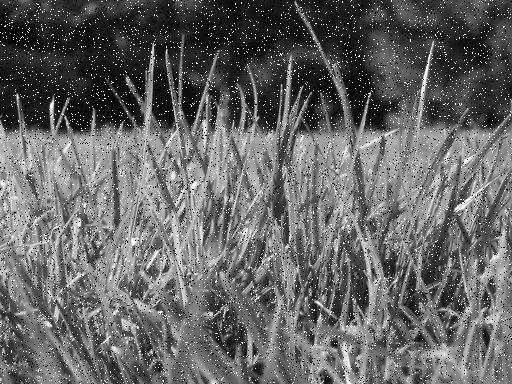
%> input picture Assignment_2/Part-1: Image Enhancement/images/image1_saltpepper.jpg, 512 x 384 px
$ octave main.m   (GNU Octave 9; MATLAB toolbox functions it lacks are replaced by stand-ins)
%> lines starting %> are read from the running program, lines starting %| are printed output that depends on the picture
### Assignment_2/Part-1: Image Enhancement/myPSNR.m
function [ PSNR ] = myPSNR( orig_image, approx_image )
    [h, w] = size(orig_image);
    mse = 1/(h*w) * sum(sum((orig_image - approx_image) .^ 2));
    PSNR = 20 * log10(max(max(orig_image))/sqrt(mse));
end

%%

### Assignment_2/Part-1: Image Enhancement/denoise.m
function [ imOut ] = denoise( image, kernel_type, varargin)

switch kernel_type
    case 'box'
        imOut = imboxfilt(image, varargin{1});
    case 'median'
        imOut = medfilt2(image, [varargin{1}, varargin{2}]);
    case 'gaussian'
        h = gauss2D(varargin{1}, varargin{2});
        imOut = imfilter(image, h);
end
end

### Assignment_2/Part-1: Image Enhancement/compute_gradient.m
function [Gx, Gy, im_magnitude,im_direction] = compute_gradient(image)
    sobel_x = [[1, 0, -1]; [2, 0, -2]; [1, 0, -1]];
    sobel_y = [[1, 2, 1]; [0, 0, 0]; [-1, -2, -1]];

    Gx = imfilter(image, sobel_x);
    Gy = imfilter(image, sobel_y);
    im_magnitude = sqrt(Gx .^ 2 + Gy .^ 2);
    im_direction = atan(Gy / Gx);
end

### Assignment_2/Part-1: Image Enhancement/compute_LoG.m
function imOut = compute_LoG(image, LOG_type)

switch LOG_type
    case 1
        %method 1
        g = fspecial('gaussian', 5, 0.5);
        h = fspecial('laplacian', 0.7);
        imOut = imfilter(imfilter(image, g), h);

    case 2
        %method 2
        h = fspecial('log', 5, 0.5);
        imOut = imfilter(image, h);
    case 3
        %method 3
        g = fspecial('gaussian', 5, 0.5);
        h = fspecial('gaussian', 5, 2);
        imOut = imfilter(image, h) - imfilter(image, g);
end
end

### Assignment_2/Part-1: Image Enhancement/gauss2D.m
function G = gauss2D( sigma , kernel_size )
   g = gauss1D(sigma, kernel_size);
   G = g' * g;
   G = G ./ sum(sum(G));
end

### Assignment_2/Part-1: Image Enhancement/gauss1D.m
function G = gauss1D( sigma , kernel_size )
    if mod(kernel_size, 2) == 0
        error('kernel_size must be odd, otherwise the filter will not have a center to convolve on')
    end
    x = -floor(kernel_size/2):floor(kernel_size/2);
    G = exp(- x.^2 ./ (2 * (sigma^2)));
    G = G ./ sum(G);

    % left-hand sight of the gaussian is just a scalar, since the kernel
    % needs to be normalized anyway this can be ommited.
end

### Assignment_2/Part-1: Image Enhancement/main.m
%%
J = im2double(imread('./images/image1_saltpepper.jpg'));
%> J: size 384x512 double; min 0, max 1, mean 0.399
I = im2double(imread('./images/image1.jpg'));
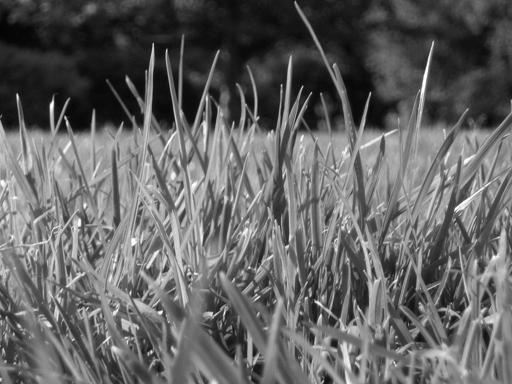
%> input picture Assignment_2/Part-1: Image Enhancement/images/image1.jpg, 512 x 384 px
%> I: size 384x512 double; min 0, max 1, mean 0.39

disp(myPSNR(I, J));
%> in myPSNR, `mse = 1/(h*w) * sum(sum((orig_image - approx_image) .^ 2));`: mse = 0.0245
%> in myPSNR, `PSNR = 20 * log10(max(max(orig_image))/sqrt(mse));`: PSNR = 16.11
%| 16.108

%%
J = im2double(imread('./images/image1_gaussian.jpg'));
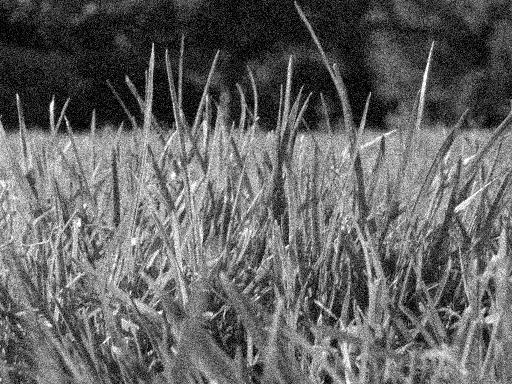
%> input picture Assignment_2/Part-1: Image Enhancement/images/image1_gaussian.jpg, 512 x 384 px
%> J: size 384x512 double; min 0, max 1, mean 0.392
I = im2double(imread('./images/image1.jpg'));

disp(myPSNR(I, J));
%| 20.584

%%
J = im2double(imread('./images/image1_saltpepper.jpg'));
I = im2double(imread('./images/image1_gaussian.jpg'));

denoised_box_3 = denoise(J, 'box', 3);
denoised_box_5 = denoise(J, 'box', 5);
denoised_box_7 = denoise(J, 'box', 7);

figure
subplot(2, 2, 1)
imshow(denoised_box_3);
subplot(2, 2, 2);
imshow(denoised_box_5);
subplot(2, 2, 3);
imshow(denoised_box_7);

disp('box salt pepper psnt')
disp(myPSNR(J, denoised_box_3));
%| 16.440
disp(myPSNR(J, denoised_box_5));
%| 15.793
disp(myPSNR(J, denoised_box_7));
%| 15.425

denoised_box_3 = denoise(I, 'box', 3);
denoised_box_5 = denoise(I, 'box', 5);
denoised_box_7 = denoise(I, 'box', 7);

figure
subplot(2, 2, 1)
imshow(denoised_box_3);
subplot(2, 2, 2);
imshow(denoised_box_5);
subplot(2, 2, 3);
imshow(denoised_box_7);

disp('box gaussian psnr')
disp(myPSNR(J, denoised_box_3));
%| 15.839
disp(myPSNR(J, denoised_box_5));
%| 15.604
disp(myPSNR(J, denoised_box_7));
%| 15.341

%%

denoised_median_3 = denoise(I, 'median', 3, 3);
denoised_median_5 = denoise(I, 'median', 5, 5);
denoised_median_7 = denoise(I, 'median', 7, 7);

figure
subplot(2, 2, 1)
imshow(denoised_box_3);
subplot(2, 2, 2);
imshow(denoised_box_5);
subplot(2, 2, 3);
imshow(denoised_box_7);

disp('median salt pepper psnt')
disp(myPSNR(J, denoised_box_3));
%| 15.839
disp(myPSNR(J, denoised_box_5));
%| 15.604
disp(myPSNR(J, denoised_box_7));
%| 15.341

figure
subplot(2, 2, 1)
imshow(denoised_box_3);
subplot(2, 2, 2);
imshow(denoised_box_5);
subplot(2, 2, 3);
imshow(denoised_box_7);

disp('median gaussian psnt')

disp(myPSNR(I, denoised_box_3));
%| 20.372
disp(myPSNR(I, denoised_box_5));
%| 19.192
disp(myPSNR(I, denoised_box_7));
%| 18.413

%%

sigmas = [0.5, 1, 2];

for i = 1:length(sigmas)
   kernell = gauss2D(sigmas(i), 7);
   denoised = imfilter(I, kernell);
   subplot(2, 2, i);
   imshow(denoised);
   disp(myPSNR(I, denoised));
end
%> this loop made 3 passes
%> (mse in myPSNR, PSNR in myPSNR) on passes 1 to 3: (0.00176, 27.56), (0.00839, 20.76), (0.0124, 19.05)
%| 27.555
%| 20.761
%| 19.053

%%

I = im2double(imread('./images/image1.jpg'));
[Gx, Gy, im_magnitude, im_direction] = compute_gradient(I);
%> in compute_gradient, `im_magnitude = sqrt(Gx .^ 2 + Gy .^ 2);`:
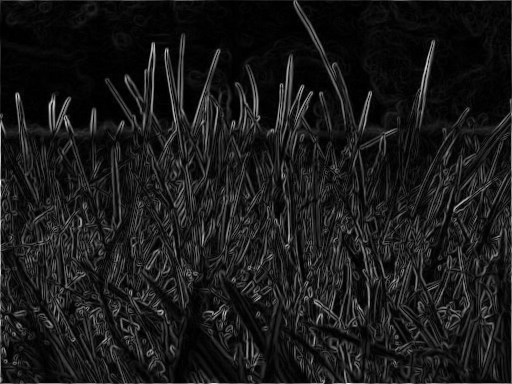
%> im_magnitude: size 384x512 double; min 0, max 3.99, mean 0.402; drawn with min black and max white
%> in compute_gradient, `im_direction = atan(Gy / Gx);`:
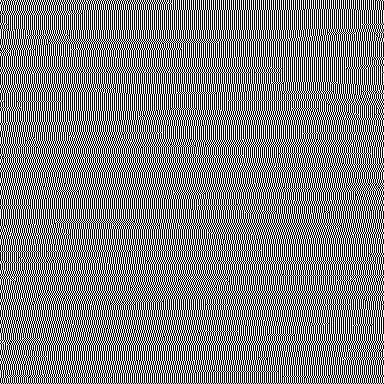
%> im_direction: size 384x384 double; min -1.57, max 1.57, mean -0.00039; drawn with min black and max white

subplot(2, 2, 1)
imshow(Gx)
subplot(2, 2, 2)
imshow(Gy)
subplot(2, 2, 3)
imshow(im_magnitude)
subplot(2, 2, 4)
imshow(im_direction)

%%

I = im2double(imread('./images/image2.jpg'));
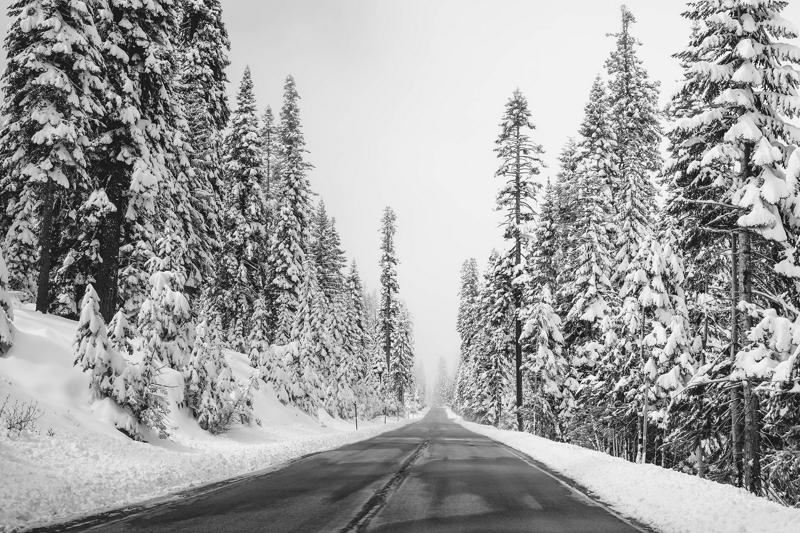
%> input picture Assignment_2/Part-1: Image Enhancement/images/image2.jpg, 800 x 533 px
%> I: size 533x800 double; min 0, max 1, mean 0.627

subplot(2, 2, 1)
imshow(I);
subplot(2, 2, 2)
imshow(compute_LoG(I, 1))
%> in compute_LoG, `imOut = imfilter(imfilter(image, g), h);`:
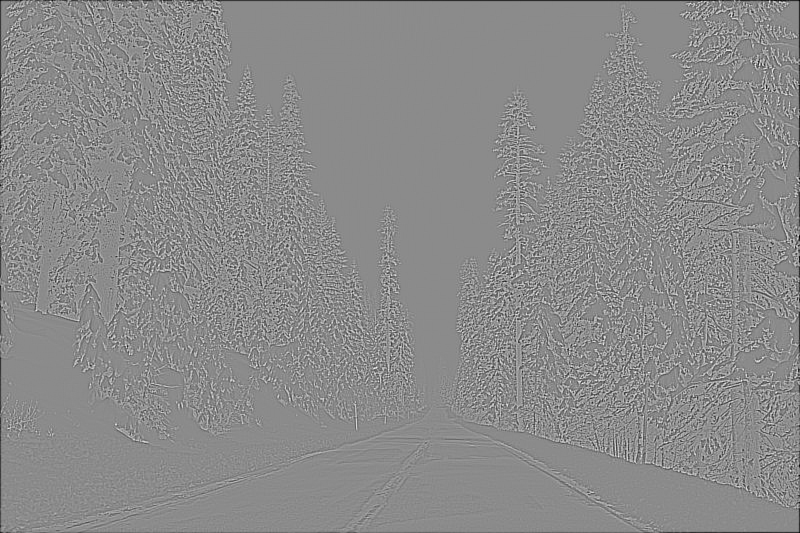
%> imOut: size 533x800 double; min -1.07, max 0.884, mean -0.00334; drawn with min black and max white
subplot(2, 2, 3)
imshow(compute_LoG(I, 2))
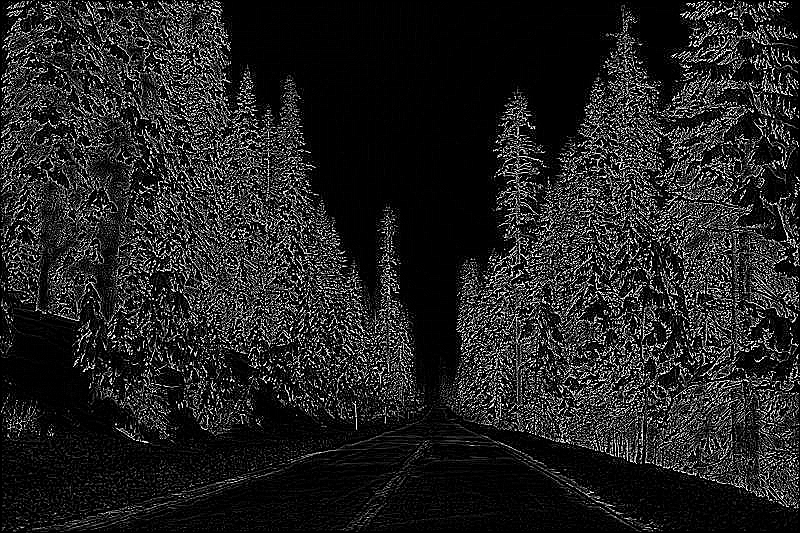
%> displayed picture: size 533x800, on the screen's scale of 0 to 255; min 0, max 255, mean 34.5
subplot(2, 2, 4)
imshow(compute_LoG(I, 3))
